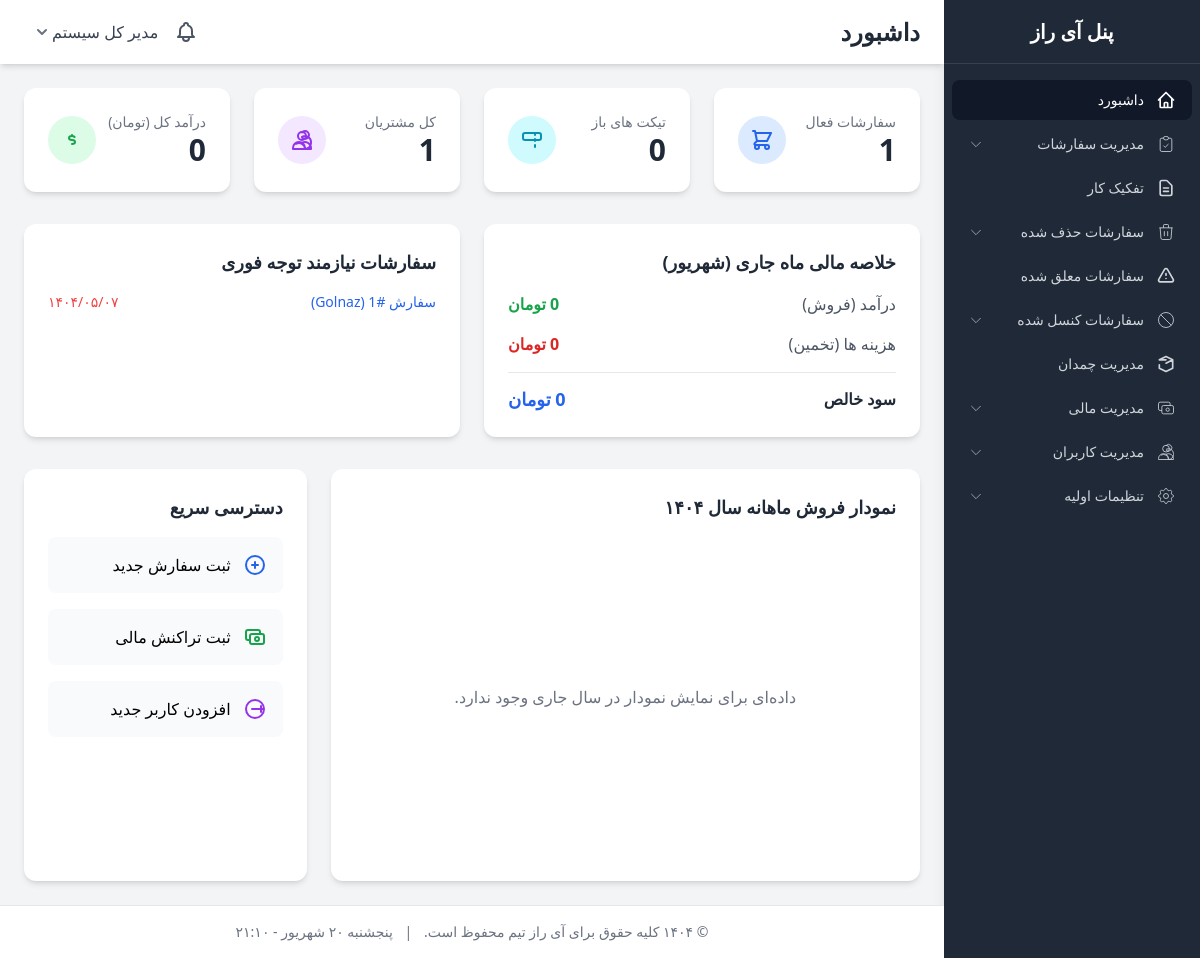
The page / (signed in) on the database its author committed.
### tables this page shows
CREATE TABLE `users` (
  `id` int(10) UNSIGNED NOT NULL,
  `role_id` int(10) UNSIGNED NOT NULL DEFAULT 2,
  `full_name` varchar(255) NOT NULL,
  `username` varchar(100) NOT NULL,
  `email` varchar(255) NOT NULL,
  `password` varchar(255) NOT NULL COMMENT 'Hashed password',
  `phone` varchar(20) DEFAULT NULL,
  `wallet_product` decimal(15,2) NOT NULL DEFAULT 0.00 COMMENT 'کیف پول کالا',
  `wallet_shipping` decimal(15,2) NOT NULL DEFAULT 0.00 COMMENT 'کیف پول باربری',
  `is_active` tinyint(1) NOT NULL DEFAULT 1,
  `created_at` timestamp NOT NULL DEFAULT current_timestamp(),
  `updated_at` timestamp NOT NULL DEFAULT current_timestamp() ON UPDATE current_timestamp()
);

CREATE TABLE `orders` (
  `id` int(10) UNSIGNED NOT NULL,
  `user_id` int(10) UNSIGNED NOT NULL,
  `title` varchar(255) DEFAULT NULL COMMENT 'عنوان سفارش',
  `image` varchar(255) DEFAULT NULL COMMENT 'مسیر تصویر سفارش',
  `source_site` varchar(255) DEFAULT NULL COMMENT 'سایت مبدا خرید',
  `quantity` int(11) NOT NULL DEFAULT 1 COMMENT 'تعداد محصول',
  `status_id` int(10) UNSIGNED NOT NULL,
  `suitcase_id` int(10) UNSIGNED DEFAULT NULL,
  `assigned_to_user_id` int(10) UNSIGNED DEFAULT NULL,
  `product_link` text NOT NULL,
  `product_details` longtext DEFAULT NULL COMMENT 'شامل سایز، رنگ، تعداد و ...' CHECK (json_valid(`product_details`)),
  `price_try` decimal(10,2) NOT NULL COMMENT 'قیمت به لیر',
  `exchange_rate` decimal(10,2) NOT NULL COMMENT 'نرخ تبدیل ارز',
  `commission_fee` decimal(15,2) NOT NULL DEFAULT 0.00,
  `shipping_cost` decimal(15,2) NOT NULL DEFAULT 0.00,
  `total_cost` decimal(15,2) NOT NULL,
  `cancellation_notes` text DEFAULT NULL,
  `created_at` timestamp NOT NULL DEFAULT current_timestamp(),
  `updated_at` timestamp NOT NULL DEFAULT current_timestamp() ON UPDATE current_timestamp(),
  `order_image` varchar(255) DEFAULT NULL COMMENT 'مسیر تصویر سفارش',
  `size` varchar(100) DEFAULT NULL COMMENT 'سایز محصول',
  `price_lira` decimal(10,2) DEFAULT NULL COMMENT 'قیمت به لیر',
  `price_toman` bigint(20) DEFAULT 0 COMMENT 'قیمت به تومان',
  `weight` decimal(10,2) DEFAULT NULL COMMENT 'وزن کالا به کیلوگرم',
  `tracking_code` varchar(255) DEFAULT NULL COMMENT 'کد رهگیری پستی',
  `barcode_url` varchar(512) DEFAULT NULL COMMENT 'لینک بارکد تولید شده',
  `apply_shipping` tinyint(1) NOT NULL DEFAULT 0 COMMENT 'آیا هزینه باربری اعمال شود؟ 0=خیر, 1=بله',
  `apply_shipping_fee` tinyint(1) NOT NULL DEFAULT 0 COMMENT 'اعمال هزینه باربری - 0: خیر, 1: بله',
  `category_id` int(11) DEFAULT NULL COMMENT 'شناسه دسته بندی',
  `description` text DEFAULT NULL,
  `barcode_link` text DEFAULT NULL COMMENT 'لینک بارکد',
  `with_cargo` tinyint(1) NOT NULL DEFAULT 0 COMMENT 'با کارگو - 0: خیر, 1: بله',
  `is_store_purchase` tinyint(1) NOT NULL DEFAULT 0 COMMENT 'آیا خرید از استور است؟ 0=خیر, 1=بله',
  `store_purchase` tinyint(1) NOT NULL DEFAULT 0 COMMENT 'خرید استور - 0: خیر, 1: بله'
);

### templates/pages/dashboard/index.phtml (the view, shortened to what the rows shown need)
<div class="grid grid-cols-1 md:grid-cols-2 lg:grid-cols-4 gap-6">
    <div class="bg-white p-6 rounded-xl shadow-md flex items-center justify-between">
        <div>
            <p class="text-gray-500 text-sm">سفارشات فعال</p>
            <p class="text-3xl font-bold text-gray-800"><?php echo e($stats['active_orders']); ?></p>
        </div>
        <div class="w-12 h-12 rounded-full flex items-center justify-center bg-blue-100 text-blue-600">
            <svg class="w-6 h-6" fill="none" stroke="currentColor" viewBox="0 0 24 24"><path stroke-linecap="round" stroke-linejoin="round" stroke-width="2" d="M3 3h2l.4 2M7 13h10l4-8H5.4M7 13L5.4 5M7 13l-2.293 2.293c-.63.63-.184 1.707.707 1.707H17m0 0a2 2 0 100 4 2 2 0 000-4zm-8 2a2 2 0 11-4 0 2 2 0 014 0z"></path></svg>
        </div>
    </div>
    <div class="bg-white p-6 rounded-xl shadow-md flex items-center justify-between">
        <div>
            <p class="text-gray-500 text-sm">تیکت های باز</p>
            <p class="text-3xl font-bold text-gray-800"><?php echo e($stats['open_tickets']); ?></p>
        </div>
        <div class="w-12 h-12 rounded-full flex items-center justify-center bg-cyan-100 text-cyan-600">
            <svg class="w-6 h-6" fill="none" stroke="currentColor" viewBox="0 0 24 24"><path stroke-linecap="round" stroke-linejoin="round" stroke-width="2" d="M15 5v2m0 4v2m0 4v2M5 5a2 2 0 00-2 2v3a2 2 0 002 2h14a2 2 0 002-2V7a2 2 0 00-2-2H5z"></path></svg>
        </div>
    </div>
    <div class="bg-white p-6 rounded-xl shadow-md flex items-center justify-between">
        <div>
            <p class="text-gray-500 text-sm">کل مشتریان</p>
            <p class="text-3xl font-bold text-gray-800"><?php echo e($stats['total_users']); ?></p>
        </div>
        <div class="w-12 h-12 rounded-full flex items-center justify-center bg-purple-100 text-purple-600">
        </div>
    </div>
    <div class="bg-white p-6 rounded-xl shadow-md flex items-center justify-between">
        <div>
            <p class="text-gray-500 text-sm">درآمد کل (تومان)</p>
            <p class="text-3xl font-bold text-gray-800"><?php echo number_format($stats['total_revenue']); ?></p>
        </div>
        <div class="w-12 h-12 rounded-full flex items-center justify-center bg-green-100 text-green-600">
            <svg class="w-6 h-6" fill="none" stroke="currentColor" viewBox="0 0 24 24"><path stroke-linecap="round" stroke-linejoin="round" stroke-width="2" d="M12 8c-1.657 0-3 .895-3 2s1.343 2 3 2 3 .895 3 2-1.343 2-3 2m0-8c1.11 0 2.08.402 2.599 1M12 8V7m0 1v.01"></path></svg>
        </div>
    </div>
</div>
<div class="mt-8 grid grid-cols-1 lg:grid-cols-2 gap-6">
    <div class="bg-white p-6 rounded-xl shadow-md">
        <h3 class="text-lg font-semibold text-gray-800 mb-4">خلاصه مالی ماه جاری (<?php echo jdate('F'); ?>)</h3>
        <div class="space-y-4">
            <div class="flex justify-between items-center">
                <span class="text-gray-600">درآمد (فروش)</span>
                <span class="font-bold text-green-600"><?php echo number_format($financial_summary['revenue']); ?> تومان</span>
            </div>
            <div class="flex justify-between items-center">
                <span class="text-gray-600">هزینه ها (تخمین)</span>
                <span class="font-bold text-red-600"><?php echo number_format($financial_summary['expenses']); ?> تومان</span>
            </div>
            <div class="flex justify-between items-center border-t pt-3 mt-3">
                <span class="text-gray-800 font-semibold">سود خالص</span>
                <span class="font-bold text-blue-600 text-lg"><?php echo number_format($financial_summary['net_profit']); ?> تومان</span>
            </div>
        </div>
    </div>
    <div class="bg-white p-6 rounded-xl shadow-md">
        <h3 class="text-lg font-semibold text-gray-800 mb-4">سفارشات نیازمند توجه فوری</h3>
        <?php if (empty($urgent_orders)): ?>
            <div class="flex flex-col items-center justify-center h-full text-center text-gray-500">
                <svg class="w-12 h-12 mb-2" fill="none" stroke="currentColor" viewBox="0 0 24 24"><path stroke-linecap="round" stroke-linejoin="round" stroke-width="2" d="M9 12l2 2 4-4m6 2a9 9 0 11-18 0 9 9 0 0118 0z"></path></svg>
                <p>هیچ سفارش فوری وجود ندارد.</p>
            </div>
        <?php else: ?>
            <ul class="space-y-3">
                <?php foreach ($urgent_orders as $order): ?>
                <li class="flex justify-between items-center text-sm">
                    <a href="#" class="text-blue-600 hover:underline">سفارش #<?php echo e($order->id); ?> (<?php echo e($order->customer_name); ?>)</a>
                    <span class="text-red-500"><?php echo jdate('Y/m/d', strtotime($order->created_at)); ?></span>
                </li>
                <?php endforeach; ?>
            </ul>
        <?php endif; ?>
    </div>
</div>
<div class="mt-8 grid grid-cols-1 lg:grid-cols-3 gap-6">
    <div class="lg:col-span-2 bg-white p-6 rounded-xl shadow-md">
        <h3 class="text-lg font-semibold text-gray-800 mb-4">نمودار فروش ماهانه سال <?php echo jdate('Y'); ?></h3>
        <div class="h-80">
        </div>
    </div>
    <div class="bg-white p-6 rounded-xl shadow-md">
        <h3 class="text-lg font-semibold text-gray-800 mb-4">دسترسی سریع</h3>
        <div class="space-y-4">
            <a href="<?php echo APP_URL; ?>/orders/create" class="flex items-center p-4 bg-gray-50 hover:bg-gray-100 rounded-lg transition">
                <svg class="w-6 h-6 text-blue-600 ml-3" fill="none" stroke="currentColor" viewBox="0 0 24 24"><path stroke-linecap="round" stroke-linejoin="round" stroke-width="2" d="M12 9v3m0 0v3m0-3h3m-3 0H9m12 0a9 9 0 11-18 0 9 9 0 0118 0z"></path></svg>
                <span>ثبت سفارش جدید</span>
            </a>
            <a href="<?php echo APP_URL; ?>/financial/assign-credit" class="flex items-center p-4 bg-gray-50 hover:bg-gray-100 rounded-lg transition">
                <span>ثبت تراکنش مالی</span>
            </a>
            <a href="<?php echo APP_URL; ?>/users/create" class="flex items-center p-4 bg-gray-50 hover:bg-gray-100 rounded-lg transition">
                <svg class="w-6 h-6 text-purple-600 ml-3" fill="none" stroke="currentColor" viewBox="0 0 24 24"><path stroke-linecap="round" stroke-linejoin="round" stroke-width="2" d="M18 9v3m0 0v3m0-3h3m-3 0h-9m12 0a9 9 0 11-18 0 9 9 0 0118 0z"></path></svg>
                <span>افزودن کاربر جدید</span>
            </a>
        </div>
    </div>
</div>

### templates/partials/_header.php (shortened to what the rows shown need)
<header class="h-16 bg-white shadow-md flex justify-between items-center px-6">
    <h1 class="text-2xl font-semibold text-gray-800"><?php echo isset($title) ? e($title) : 'داشبورد'; ?></h1>
    <div class="flex items-center space-x-4 space-x-reverse">
        <div class="relative">
            <a href="<?php echo APP_URL; ?>/announcements/user" class="relative">
            </a>
        </div>
        <div x-data="{ open: false }" class="relative">
            <button @click="open = !open" class="flex items-center space-x-2 focus:outline-none">
                <span class="text-gray-700 hidden sm:inline"><?php echo e(Auth::user()->full_name); ?></span>
                <svg class="w-5 h-5 text-gray-500" fill="currentColor" viewBox="0 0 20 20"><path fill-rule="evenodd" d="M5.293 7.293a1 1 0 011.414 0L10 10.586l3.293-3.293a1 1 0 111.414 1.414l-4 4a1 1 0 01-1.414 0l-4-4a1 1 0 010-1.414z" clip-rule="evenodd"></path></svg>
            </button>
        </div>
    </div>
</header>

### rows shown on the page
users: full_name "مدیر کل سیستم"
orders: user.full_name "Golnaz", created_at "۱۴۰۴/۰۵/۰۷"

### other values the page prints
$title "داشبورد"
$stats['active_orders'] "1"
$stats['open_tickets'] "0"
$stats['total_users'] "1"
$stats['total_revenue'] "0"
jdate('F') "شهریور"
$financial_summary['revenue'] "0"
$financial_summary['expenses'] "0"
$financial_summary['net_profit'] "0"
jdate('Y') "۱۴۰۴"
jdate('l j F - H:i') "پنجشنبه ۲۰ شهریور - ۲۱:۱۰"
